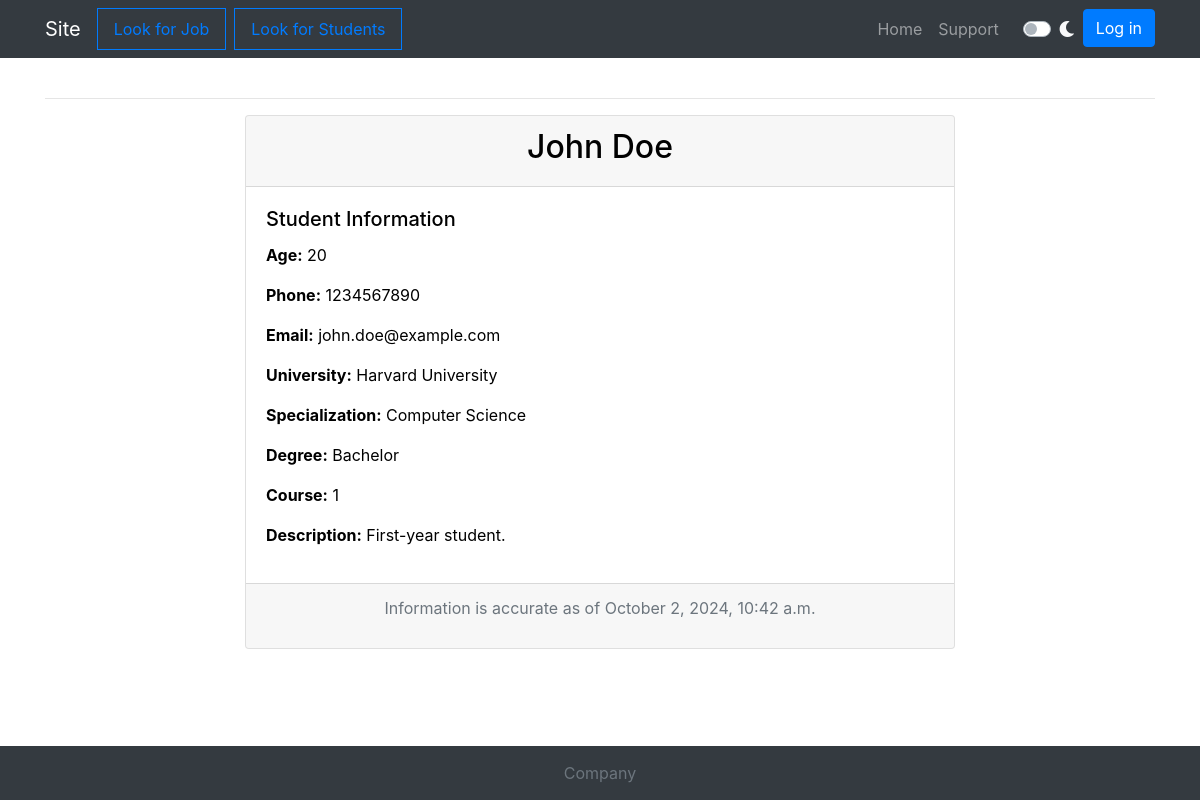
Screenshot of /look_for_student/blank/1_john_doe_computer-science/ with the database file from the repository.
### lookForStudent/models.py (models this page shows, shortened)
class Student(models.Model):
    class Status(models.IntegerChoices):
        DRAFT = 0, 'draft blank'
        PUBLISHED = 1, 'published'
    class Meta:
        verbose_name = "Blanks"
        verbose_name_plural = "Blanks"
        ordering = ['pk']
    gender = models.TextField(max_length=1)
    name = models.TextField(max_length=255)
    surname = models.TextField(max_length=255)
    age = models.IntegerField()
    phone = models.TextField(max_length=255, unique=True)
    email = models.TextField(max_length=255, unique=True)
    university = models.TextField(max_length=255)
    specialization = models.TextField(max_length=255)
    category = models.ForeignKey('SpecializationCategory', on_delete=models.CASCADE, related_name='category')
    degree = models.TextField(max_length=255)
    course = models.IntegerField()
    description = models.TextField(max_length=1000, blank=True)
    created_time = models.DateTimeField(auto_now_add=True)
    changed_time = models.DateTimeField(auto_now=True)
    slug = models.SlugField(max_length=255, unique=True, editable=False)
    is_published = models.BooleanField(default=tuple(map(lambda x: (bool(x[0]), x[1]), Status.choices)), choices=Status.choices)
    objects = models.Manager()
    published = PublishedManager()

### lookForStudent/views.py (the view)
# urls.py: path('blank/<slug:student_slug>/', views.student_blank, name='student_blank'),
def student_blank(request: HttpRequest, student_slug):
    data = {
        'student' : get_object_or_404(Student, slug = student_slug)
    }
    return render(request, 'lookForStudent/student_page.html', data)

### lookForStudent/templates/lookForStudent/student_page.html
{% extends "../index.html" %}
{% block content %}
<div class="container">
    <div class="row justify-content-center">
        <div class="col-md-8">
            <div class="card">
                <div class="card-header text-center">
                    <h2>{{ student.name }} {{ student.surname }}</h2>
                </div>
                <div class="card-body text-left">
                    <h5 class="card-title">Student Information</h5>
                    <p><strong>Age:</strong> {{ student.age }}</p>
                    <p><strong>Phone:</strong> {{ student.phone }}</p>
                    <p><strong>Email:</strong> {{ student.email }}</p>
                    <p><strong>University:</strong> {{ student.university }}</p>
                    <p><strong>Specialization:</strong> {{ student.specialization }}</p>
                    <p><strong>Degree:</strong> {{ student.degree }}</p>
                    <p><strong>Course:</strong> {{ student.course }}</p>
                    <p><strong>Description:</strong> {{ student.description }}</p>
                </div>
                <div class="card-footer text-muted text-center">
                    <p>Information is accurate as of {{ student.created_time|date:"F j, Y, g:i a" }}</p>
                </div>
            </div>
        </div>
    </div>
</div>
{% endblock %}

### templates/index.html (style rules this page uses)
html, body { height: 100%; }
body { display: flex; flex-direction: column; min-height: 100vh; background-color: #ffffff; color: #000000; transition: background-color 0.3s, color 0.3s; }

### rows the page displays
Student: name "John", surname "Doe", age "20", phone "1234567890", email "john.doe@example.com", university "Harvard University", specialization "Computer Science", degree "Bachelor", course "1", description "First-year student.", created_time "October 2, 2024, 10:42 a.m."
